Frame 1 (no input): blank canvas, image omitted
Frame 60 (no input): blank canvas, image omitted
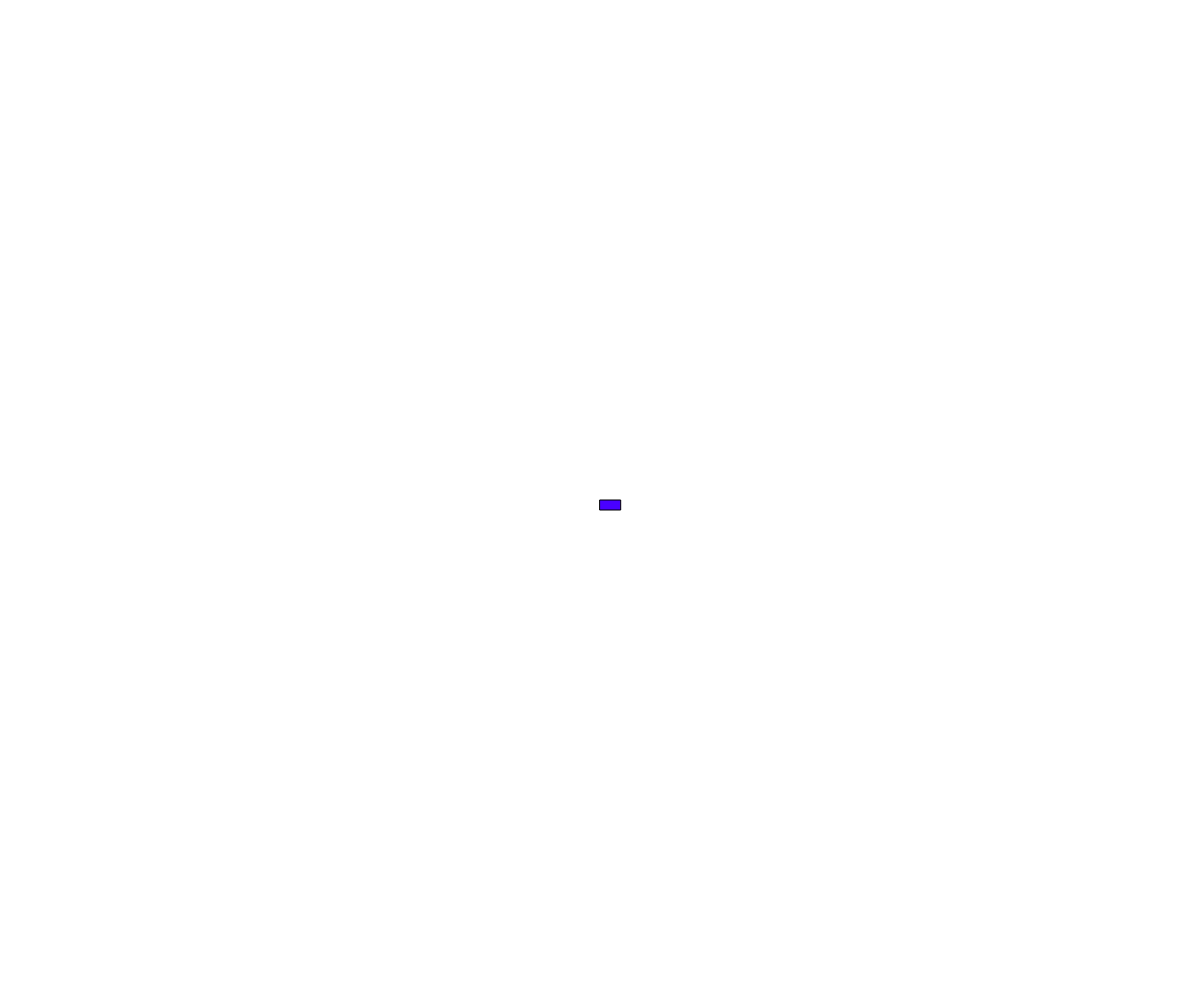
Frame 120 (the mouse pressed at the canvas centre since frame 60)

The p5.js sketch whose frames 1 and 60 were blank and that drew this single picture after the mouse press (run headless with seeded random() and noise() and a simulated clock; from frame 60 on, the mouse is pressed at the canvas centre):

// p5.js sketch
// ── sketch.js
var bars = []
var y;
var size;
function setup() {
  createCanvas(windowWidth,windowHeight)
  y = 0
  size = 10
}
function mousePressed()
{

  bars.push([mouseX,mouseY,random(100), random(100)])

}

function draw() {
  


  background(255)
  for (var i = 0; i <bars.length; i++) {
    colorMode(HSB,100);
    fill(bars[i][2],100,100);
    rect(bars[i][0],bars[i][1],bars[i][3],10)
  }

}
